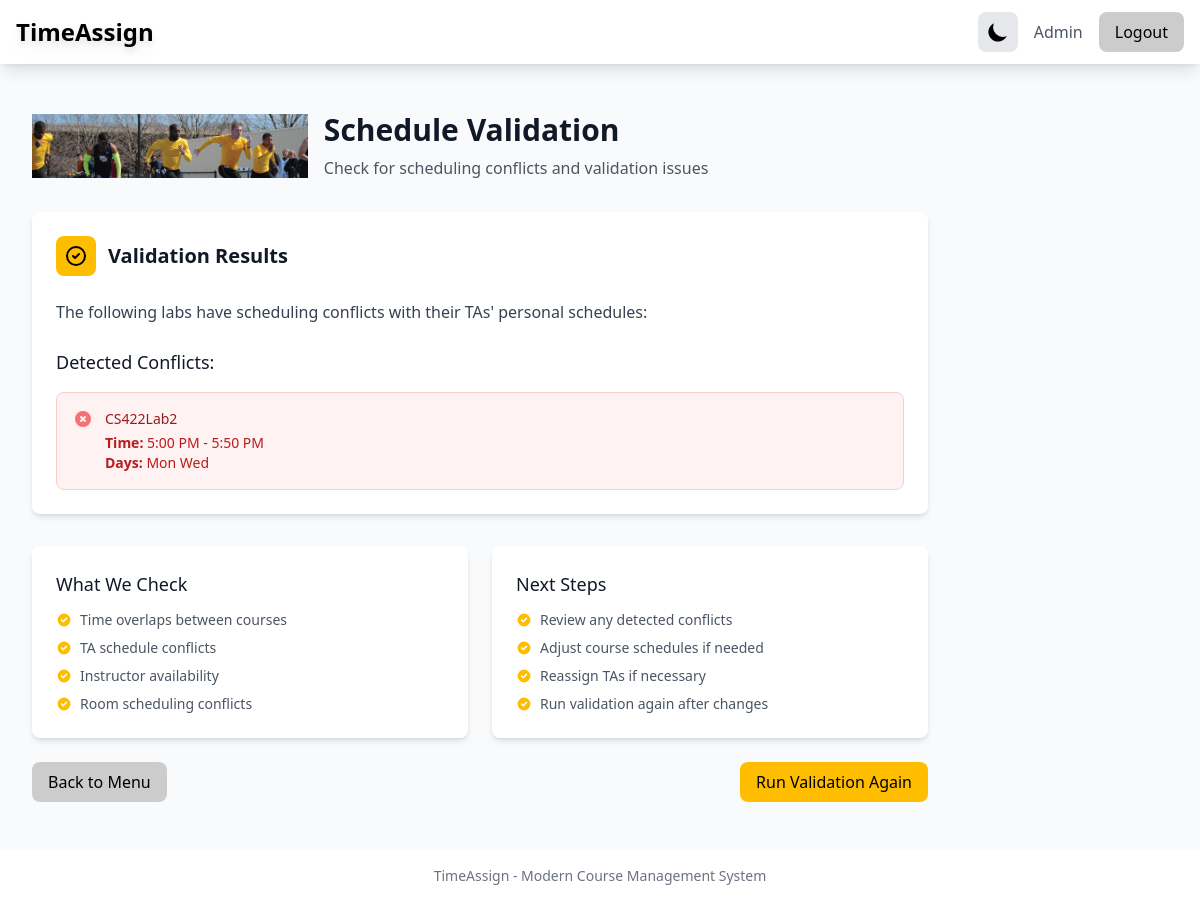
The page /validate/ (signed in) on the database as committed earlier.
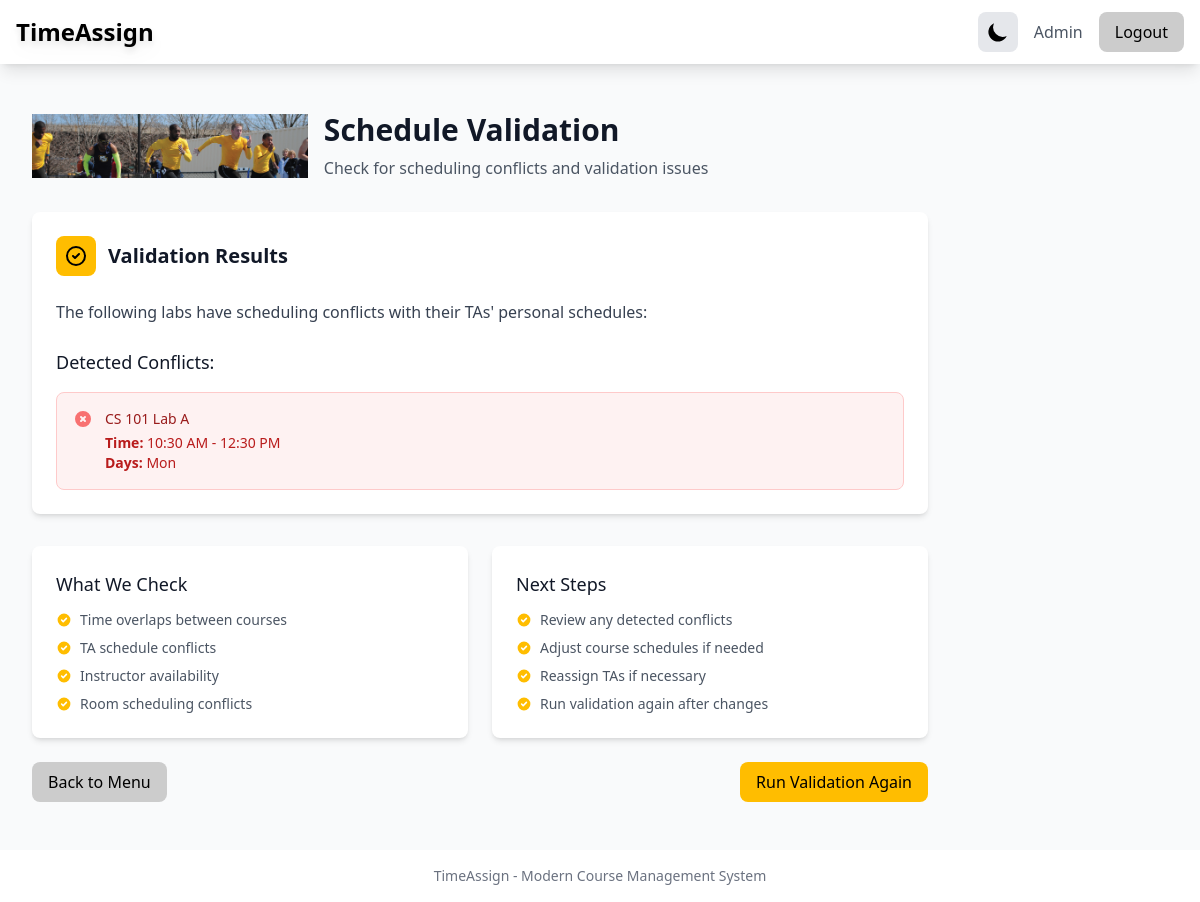
The same page on the database as committed later.
### ta_app/models.py (models this page shows, shortened)
class Course(models.Model):
    LECTURE = 'LEC'
    LAB = 'LAB'
    ONLINE = 'ON'
    GRADING = 'GRD'
    typesOfCourses = [
        (LECTURE, 'Lecture'),
        (LAB, 'Lab'),
        (ONLINE, 'Online'),
        (GRADING, 'Grading'),
    ]
    course_name = models.CharField(max_length=100)
    start_time = models.TimeField()
    end_time = models.TimeField()
    mon_flag = models.BooleanField(default=False)
    tues_flag = models.BooleanField(default=False)
    wed_flag = models.BooleanField(default=False)
    thurs_flag = models.BooleanField(default=False)
    fri_flag = models.BooleanField(default=False)
    sat_flag = models.BooleanField(default=False)
    coursetype = models.CharField(max_length=3, choices=typesOfCourses, default=LECTURE)
    lectureid = models.IntegerField(null=True, blank=True, default=0) #default to 0 if its a lecture, stores lecture id if its a lab
    ta = models.IntegerField(null=True, blank=True, default=0) #TODO do we still want this field? I could see it getting confusing
    ta1 = models.IntegerField(null=True, blank=True, default=0)
    ta2 = models.IntegerField(null=True, blank=True, default=0)
    ta3 = models.IntegerField(null=True, blank=True, default=0)
    ta4 = models.IntegerField(null=True, blank=True, default=0)
    instructor = models.IntegerField(null=True, blank=True, default=0)  # we allow nulls here, because maybe these things are not assigned yet.

### ta_app/views.py (the view)
# urls.py: path("validate/", views.runValidate.as_view()),
class runValidate(View):
    def get(self, request):
        try:
            currentUser = request.session['member_id']
            currentUserType = request.session['userType']
        except KeyError:
            return redirect('/logout')
        conflictList = validate.validateScope(request.session['member_id'], request.session['userType'])
        message = "The following labs have scheduling conflicts with their TAs' personal schedules: "
        if not conflictList:
            message = "No labs with scheduling conflicts."
        return render(request, 'main/validate.html', {'conflicts': conflictList, 'message': message})

### ta_app/sitelogic/validate.py (called while the page is built, shortened)
def validateScope(thisUser, userType):
    conflicts = []
    labs = models.Course.objects.all().filter(coursetype='LAB')
    if (userType != 'instructor'):
        if (userType == 'ta'):
            labs = list(labs.filter(ta1=thisUser))
        elif (userType == 'chair'):
            labs = list(labs)
        for currentLab in labs:
            if not validateLab(currentLab):
                conflicts.append(currentLab)
    return conflicts

def validateLab(currentLab):
    breaks = models.Break.objects.all().filter(userid=(currentLab.ta1))
    valid = True
    for currentBreak in breaks:
        if not validateEach(currentLab, currentBreak):
            valid = False
    return valid

### templates/main/validate.html (shortened to what this page needs)
<!DOCTYPE html>
<html lang="en">
{% extends "base.html" %}
{% block content %}
<div class="py-6">
    <header class="mb-8">
        <div class="flex items-center mb-4">
            <img src="/static/11.png" alt="University Logo" class="h-16 mr-4">
            <div>
                <h1 class="text-3xl font-bold text-gray-900 dark:text-white">Schedule Validation</h1>
                <p class="mt-2 text-gray-600 dark:text-gray-400">Check for scheduling conflicts and validation issues</p>
            </div>
        </div>
    </header>
    <div class="max-w-4xl">
        <div class="card">
            <div class="flex items-center mb-6">
                <div class="w-10 h-10 bg-uwm-gold rounded-lg flex items-center justify-center mr-3">
                    <svg class="w-6 h-6 text-black" fill="none" stroke="currentColor" viewBox="0 0 24 24">
                        <path stroke-linecap="round" stroke-linejoin="round" stroke-width="2" d="M9 12l2 2 4-4m6 2a9 9 0 11-18 0 9 9 0 0118 0z"></path>
                    </svg>
                </div>
                <h2 class="text-xl font-semibold text-gray-900 dark:text-white">Validation Results</h2>
            </div>
            <div class="mb-6">
                <p class="text-gray-700 dark:text-gray-300">{{ message }}</p>
            </div>
            {% if conflicts %}
            <div class="space-y-4">
                <h3 class="text-lg font-medium text-gray-900 dark:text-white">Detected Conflicts:</h3>
                {% for conflict in conflicts %}
                <div class="border border-red-200 dark:border-red-800 rounded-lg p-4 bg-red-50 dark:bg-red-900/20">
                    <div class="flex items-start">
                        <div class="flex-shrink-0">
                        </div>
                        <div class="ml-3">
                            <h4 class="text-sm font-medium text-red-800 dark:text-red-200">
                                {{ conflict.course_name }}
                            </h4>
                            <div class="mt-1 text-sm text-red-700 dark:text-red-300">
                                <p><strong>Time:</strong> {{ conflict.start_time|time:"g:i A" }} - {{ conflict.end_time|time:"g:i A" }}</p>
                                <p><strong>Days:</strong>
                                    {% if conflict.mon_flag %}Mon {% endif %}
                                    {% if conflict.wed_flag %}Wed {% endif %}
                                </p>
                            </div>
                        </div>
                    </div>
                </div>
                {% endfor %}
            </div>
            {% endif %}
        </div>
        <div class="mt-8 grid grid-cols-1 md:grid-cols-2 gap-6">
            <div class="card">
                <h3 class="text-lg font-medium text-gray-900 dark:text-white mb-3">What We Check</h3>
                <ul class="space-y-2 text-sm text-gray-600 dark:text-gray-400">
                    <li class="flex items-start">
                        <svg class="w-4 h-4 text-uwm-gold mt-0.5 mr-2 flex-shrink-0" fill="currentColor" viewBox="0 0 20 20">
                            <path fill-rule="evenodd" d="M10 18a8 8 0 100-16 8 8 0 000 16zm3.707-9.293a1 1 0 00-1.414-1.414L9 10.586 7.707 9.293a1 1 0 00-1.414 1.414l2 2a1 1 0 001.414 0l4-4z" clip-rule="evenodd"/>
                        </svg>
                        Time overlaps between courses
                    </li>
                    <li class="flex items-start">
                        <svg class="w-4 h-4 text-uwm-gold mt-0.5 mr-2 flex-shrink-0" fill="currentColor" viewBox="0 0 20 20">
                            <path fill-rule="evenodd" d="M10 18a8 8 0 100-16 8 8 0 000 16zm3.707-9.293a1 1 0 00-1.414-1.414L9 10.586 7.707 9.293a1 1 0 00-1.414 1.414l2 2a1 1 0 001.414 0l4-4z" clip-rule="evenodd"/>
                        </svg>
                        TA schedule conflicts
                    </li>
                    <li class="flex items-start">
                        <svg class="w-4 h-4 text-uwm-gold mt-0.5 mr-2 flex-shrink-0" fill="currentColor" viewBox="0 0 20 20">
                            <path fill-rule="evenodd" d="M10 18a8 8 0 100-16 8 8 0 000 16zm3.707-9.293a1 1 0 00-1.414-1.414L9 10.586 7.707 9.293a1 1 0 00-1.414 1.414l2 2a1 1 0 001.414 0l4-4z" clip-rule="evenodd"/>
                        </svg>
                        Instructor availability
                    </li>
                    <li class="flex items-start">
                        <svg class="w-4 h-4 text-uwm-gold mt-0.5 mr-2 flex-shrink-0" fill="currentColor" viewBox="0 0 20 20">
                            <path fill-rule="evenodd" d="M10 18a8 8 0 100-16 8 8 0 000 16zm3.707-9.293a1 1 0 00-1.414-1.414L9 10.586 7.707 9.293a1 1 0 00-1.414 1.414l2 2a1 1 0 001.414 0l4-4z" clip-rule="evenodd"/>
                        </svg>
                        Room scheduling conflicts
                    </li>
                </ul>
            </div>
            <div class="card">
                <h3 class="text-lg font-medium text-gray-900 dark:text-white mb-3">Next Steps</h3>
                <ul class="space-y-2 text-sm text-gray-600 dark:text-gray-400">
                    <li class="flex items-start">
                        <svg class="w-4 h-4 text-uwm-gold mt-0.5 mr-2 flex-shrink-0" fill="currentColor" viewBox="0 0 20 20">
                            <path fill-rule="evenodd" d="M10 18a8 8 0 100-16 8 8 0 000 16zm3.707-9.293a1 1 0 00-1.414-1.414L9 10.586 7.707 9.293a1 1 0 00-1.414 1.414l2 2a1 1 0 001.414 0l4-4z" clip-rule="evenodd"/>
                        </svg>
                        Review any detected conflicts
                    </li>
                    <li class="flex items-start">
                        <svg class="w-4 h-4 text-uwm-gold mt-0.5 mr-2 flex-shrink-0" fill="currentColor" viewBox="0 0 20 20">
                            <path fill-rule="evenodd" d="M10 18a8 8 0 100-16 8 8 0 000 16zm3.707-9.293a1 1 0 00-1.414-1.414L9 10.586 7.707 9.293a1 1 0 00-1.414 1.414l2 2a1 1 0 001.414 0l4-4z" clip-rule="evenodd"/>
                        </svg>
                        Adjust course schedules if needed
                    </li>
                    <li class="flex items-start">
                        <svg class="w-4 h-4 text-uwm-gold mt-0.5 mr-2 flex-shrink-0" fill="currentColor" viewBox="0 0 20 20">
                            <path fill-rule="evenodd" d="M10 18a8 8 0 100-16 8 8 0 000 16zm3.707-9.293a1 1 0 00-1.414-1.414L9 10.586 7.707 9.293a1 1 0 00-1.414 1.414l2 2a1 1 0 001.414 0l4-4z" clip-rule="evenodd"/>
                        </svg>
                        Reassign TAs if necessary
                    </li>
                    <li class="flex items-start">
                        <svg class="w-4 h-4 text-uwm-gold mt-0.5 mr-2 flex-shrink-0" fill="currentColor" viewBox="0 0 20 20">
                            <path fill-rule="evenodd" d="M10 18a8 8 0 100-16 8 8 0 000 16zm3.707-9.293a1 1 0 00-1.414-1.414L9 10.586 7.707 9.293a1 1 0 00-1.414 1.414l2 2a1 1 0 001.414 0l4-4z" clip-rule="evenodd"/>
                        </svg>
                        Run validation again after changes
                    </li>
                </ul>
            </div>
        </div>
        <div class="mt-6 flex justify-between items-center">
            <a href="/menu/" class="btn-secondary">Back to Menu</a>
            <button onclick="location.reload()" class="btn-primary">Run Validation Again</button>
        </div>
    </div>
</div>
{% endblock %}

### templates/base.html (shortened to what this page needs)
{% load static %}
<!DOCTYPE html>
<html lang="en" class="light">
<head>
    <script src="https://cdn.tailwindcss.com"></script>
</head>
<body class="min-h-screen bg-gray-50 transition-colors dark:bg-gray-900">
    <nav class="nav-bar bg-white shadow-lg transition-colors dark:bg-gray-800">
        <div class="max-w-7xl mx-auto px-4">
            <div class="flex justify-between h-16">
                <div class="flex">
                    <div class="flex-shrink-0 flex items-center">
                        {% if request.session.userType %}
                            <a href="/menu/" class="logo-text hover:text-yellow-600 dark:hover:text-yellow-400 transition-colors">TimeAssign</a>
                        {% else %}
                            <a href="/" class="logo-text hover:text-yellow-600 dark:hover:text-yellow-400 transition-colors">TimeAssign</a>
                        {% endif %}
                    </div>
                </div>
                <div class="flex items-center space-x-4">
                    <button onclick="toggleTheme()" class="p-2 rounded-lg bg-gray-200 dark:bg-gray-700">
                        <svg class="w-6 h-6 block dark:hidden" fill="currentColor" viewBox="0 0 20 20">
                            <path d="M17.293 13.293A8 8 0 016.707 2.707a8.001 8.001 0 1010.586 10.586z"/>
                        </svg>
                    </button>
                    {% if request.session.userType %}
                        <span class="text-gray-600 dark:text-gray-300">{{ request.session.userType|title }}</span>
                        <a href="/logout" class="btn-secondary">Logout</a>
                    {% endif %}
                </div>
            </div>
        </div>
    </nav>
    <main class="max-w-7xl mx-auto py-6 px-4 sm:px-6 lg:px-8">
        {% block content %}{% endblock %}
    </main>
    <footer class="footer bg-white shadow-lg mt-auto transition-colors dark:bg-gray-800">
        <div class="max-w-7xl mx-auto py-4 px-4 sm:px-6 lg:px-8">
            <p class="text-center text-gray-500 text-sm dark:text-gray-400">
                TimeAssign - Modern Course Management System
            </p>
        </div>
    </footer>
</body>
</html>

### templates/base.html (style rules this page uses)
.btn-primary { @apply bg-uwm-gold text-black px-4 py-2 rounded-lg hover:brightness-90 transition-all; }
.btn-secondary { @apply bg-uwm-gray text-black px-4 py-2 rounded-lg hover:brightness-90 transition-all dark:text-white; }
.card { @apply bg-white rounded-lg shadow-md p-6 dark:bg-gray-800 dark:text-white transition-colors; }
.logo-text { @apply text-2xl font-bold text-black drop-shadow-lg; text-shadow: 0px 0px 4px rgba(0, 0, 0, 0); }

Rows that differ between the two databases and show on the page:
removed Course: course_name "CS422Lab2", start_time "5:00 PM", end_time "5:50 PM", mon_flag "Mon", wed_flag "Wed"
added Course: course_name "CS 101 Lab A", start_time "10:30 AM", end_time "12:30 PM", mon_flag "Mon"
